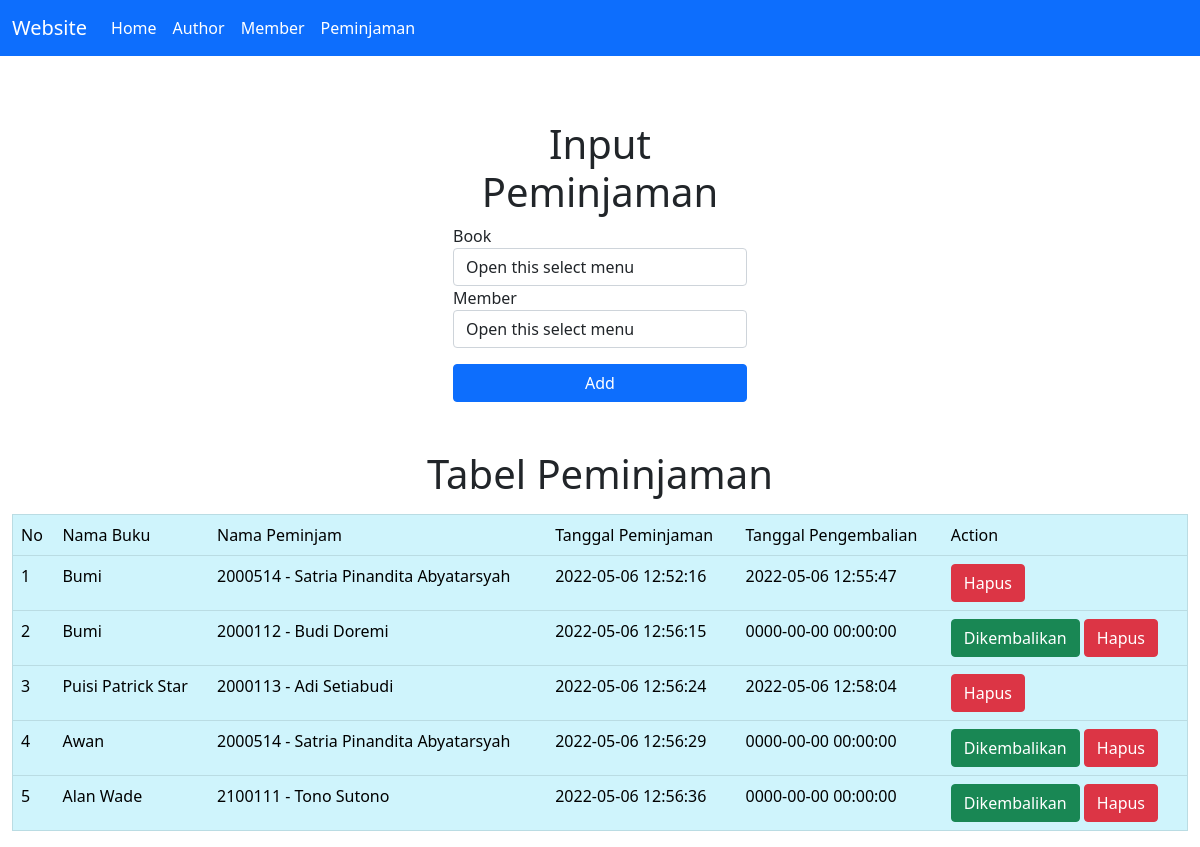
Screenshot of /peminjaman.php with the database file from the repository.
### tables this page shows
CREATE TABLE `peminjaman` (
  `id_peminjaman` int(11) NOT NULL,
  `datetime_pinjam` datetime NOT NULL,
  `datetime_kembali` datetime DEFAULT NULL,
  `id_buku` int(11) NOT NULL,
  `nim` varchar(50) NOT NULL
);

CREATE TABLE `buku` (
  `id_buku` int(11) NOT NULL,
  `judul_buku` varchar(100) NOT NULL,
  `penerbit` varchar(100) NOT NULL,
  `deskripsi` text NOT NULL,
  `status` varchar(50) NOT NULL,
  `id_author` int(11) NOT NULL
);

CREATE TABLE `member` (
  `nim` varchar(50) NOT NULL,
  `nama` varchar(100) NOT NULL,
  `jurusan` varchar(100) NOT NULL
);

### includes/DB.class.php (called while the page is built, shortened)
<?php
class DB
{
    var $db_host = "";
    var $db_user = "";
    var $db_pass = "";
    var $db_name = "";
    var $db_link = "";
    var $result = 0;
    function DB($db_host = '', $db_user = '', $db_pass = '', $db_name = '')
    {
        $this->db_host = $db_host;
        $this->db_user = $db_user;
        $this->db_pass = $db_pass;
        $this->db_name = $db_name;
    }
    function open()
    {
        $this->db_link = mysqli_connect($this->db_host, $this->db_user, $this->db_pass, $this->db_name);
    }
    function execute($query = "")
    {
        $this->result = mysqli_query($this->db_link, $query);
        return $this->result;
    }
    function getResult()
    {
        return mysqli_fetch_array($this->result);
    }
}
?>

### includes/Peminjaman.class.php (called while the page is built, shortened)
<?php
class Peminjaman extends DB
{
    function getPeminjaman()
    {
        $query = "SELECT * FROM peminjaman";
        return $this->execute($query);
    }
}
?>

### conf.php (called while the page is built)
<?php
$db_host = "localhost";
$db_user = "root";
$db_pass = "";
$db_name = "db_perpustakaan";
?>

### includes/Buku.class.php (called while the page is built, shortened)
<?php
class Buku extends DB
{
    function getJudul($id)
    {
        $query = "SELECT judul_buku FROM buku WHERE id_buku='$id'";
        $result = $this->execute($query);
        if(mysqli_num_rows($result) > 0)
        {
            while($row = mysqli_fetch_array($result))
            {
                $judul =  $row['judul_buku'];
            }
        }
        return $judul;
    }
}
?>

### includes/Member.class.php (called while the page is built, shortened)
<?php
class Member extends DB
{
    function getNIM($id)
    {
        $query = "SELECT nim FROM member WHERE nim='$id'";
        $result = $this->execute($query);
        if(mysqli_num_rows($result) > 0)
        {
            while($row = mysqli_fetch_array($result))
            {
                $nim =  $row['nim'];
            }
        }
        return $nim;
    }
    function getNama($id)
    {
        $query = "SELECT nama FROM member WHERE nim='$id'";
        $result = $this->execute($query);
        if(mysqli_num_rows($result) > 0)
        {
            while($row = mysqli_fetch_array($result))
            {
                $nama =  $row['nama'];
            }
        }
        return $nama;
    }
}
?>

### peminjaman.php (the view, shortened to what this page needs)
<?php
include("conf.php");
include("includes/DB.class.php");
include("includes/Buku.class.php");
include("includes/Member.class.php");
include("includes/Peminjaman.class.php");
$buku = new Buku($db_host, $db_user, $db_pass, $db_name);
$member = new Member($db_host, $db_user, $db_pass, $db_name);
$peminjaman = new Peminjaman($db_host, $db_user, $db_pass, $db_name);
$buku->open();
$member->open();
$peminjaman->open();
$buku->getBuku();
$member->getMember();
$peminjaman->getPeminjaman();
$data = null;
$no = 1;
$judul_buku = null;
$nim_member = null;
$nama_member = null;
$peminjaman->getPeminjaman();
while (list($id_peminjaman, $datetime_pinjam, $datetime_kembali, $id_buku, $nim) = $peminjaman->getResult()) {
   if ($id_peminjaman != null) {
       $judul_buku = $buku->getJudul($id_buku);
       $nim_member = $member->getNIM($nim);
       $nama_member = $member->getNama($nim);
   }
   if ($datetime_kembali != "0000-00-00 00:00:00") {
        $data .= "<tr>
            <td>" . $no++ . "</td>
            <td>" . $judul_buku . "</td>
            <td>" . $nim_member . " - " . $nama_member . "</td>
            <td>" . $datetime_pinjam . "</td>
            <td>" . $datetime_kembali . "</td>
            <td>
            <a href='peminjaman.php?id_hapus=" . $id_peminjaman . "' class='btn btn-danger' '>Hapus</a>
            </td>
            </tr>";
    }
    else {
        $data .= "<tr>
            <td>" . $no++ . "</td>
            <td>" . $judul_buku . "</td>
            <td>" . $nim_member . " - " . $nama_member . "</td>
            <td>" . $datetime_pinjam . "</td>
            <td>" . $datetime_kembali . "</td>
            <td>
            <a href='peminjaman.php?id_edit=" . $id_peminjaman .  "' class='btn btn-success' '>Dikembalikan</a>
            <a href='peminjaman.php?id_hapus=" . $id_peminjaman . "' class='btn btn-danger' '>Hapus</a>
            </td>
            </tr>";
    }
}

### rows the page displays
peminjaman: id_buku.judul_buku "Bumi", nim "2000514", nim.nama "Satria Pinandita Abyatarsyah", datetime_pinjam "2022-05-06 12:52:16", datetime_kembali "2022-05-06 12:55:47"
peminjaman: id_buku.judul_buku "Bumi", nim "2000112", nim.nama "Budi Doremi", datetime_pinjam "2022-05-06 12:56:15", datetime_kembali "0000-00-00 00:00:00"
peminjaman: id_buku.judul_buku "Puisi Patrick Star", nim "2000113", nim.nama "Adi Setiabudi", datetime_pinjam "2022-05-06 12:56:24", datetime_kembali "2022-05-06 12:58:04"
peminjaman: id_buku.judul_buku "Awan", nim "2000514", nim.nama "Satria Pinandita Abyatarsyah", datetime_pinjam "2022-05-06 12:56:29", datetime_kembali "0000-00-00 00:00:00"
peminjaman: id_buku.judul_buku "Alan Wade", nim "2100111", nim.nama "Tono Sutono", datetime_pinjam "2022-05-06 12:56:36", datetime_kembali "0000-00-00 00:00:00"
